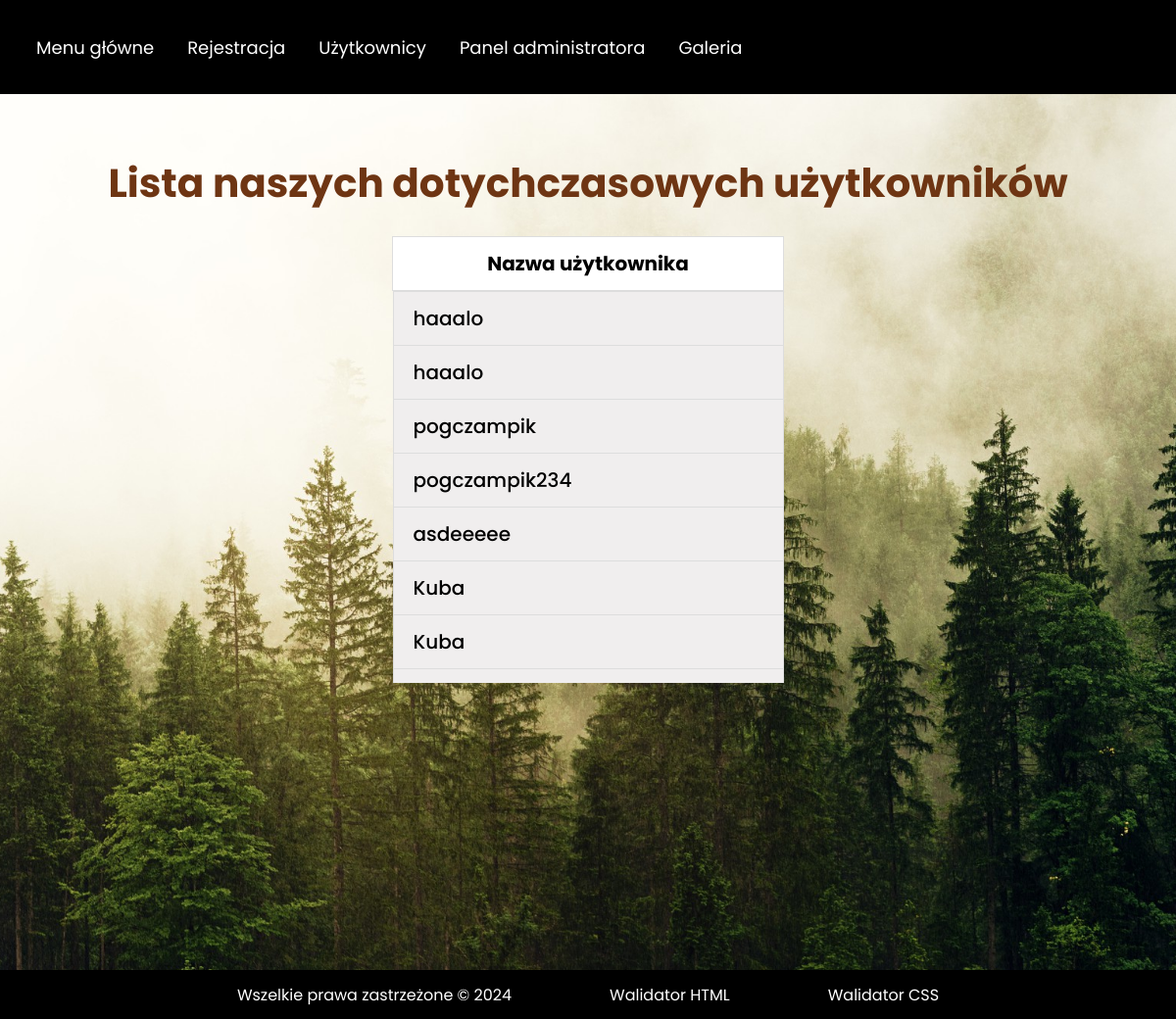
Before: /panel with the older database file.
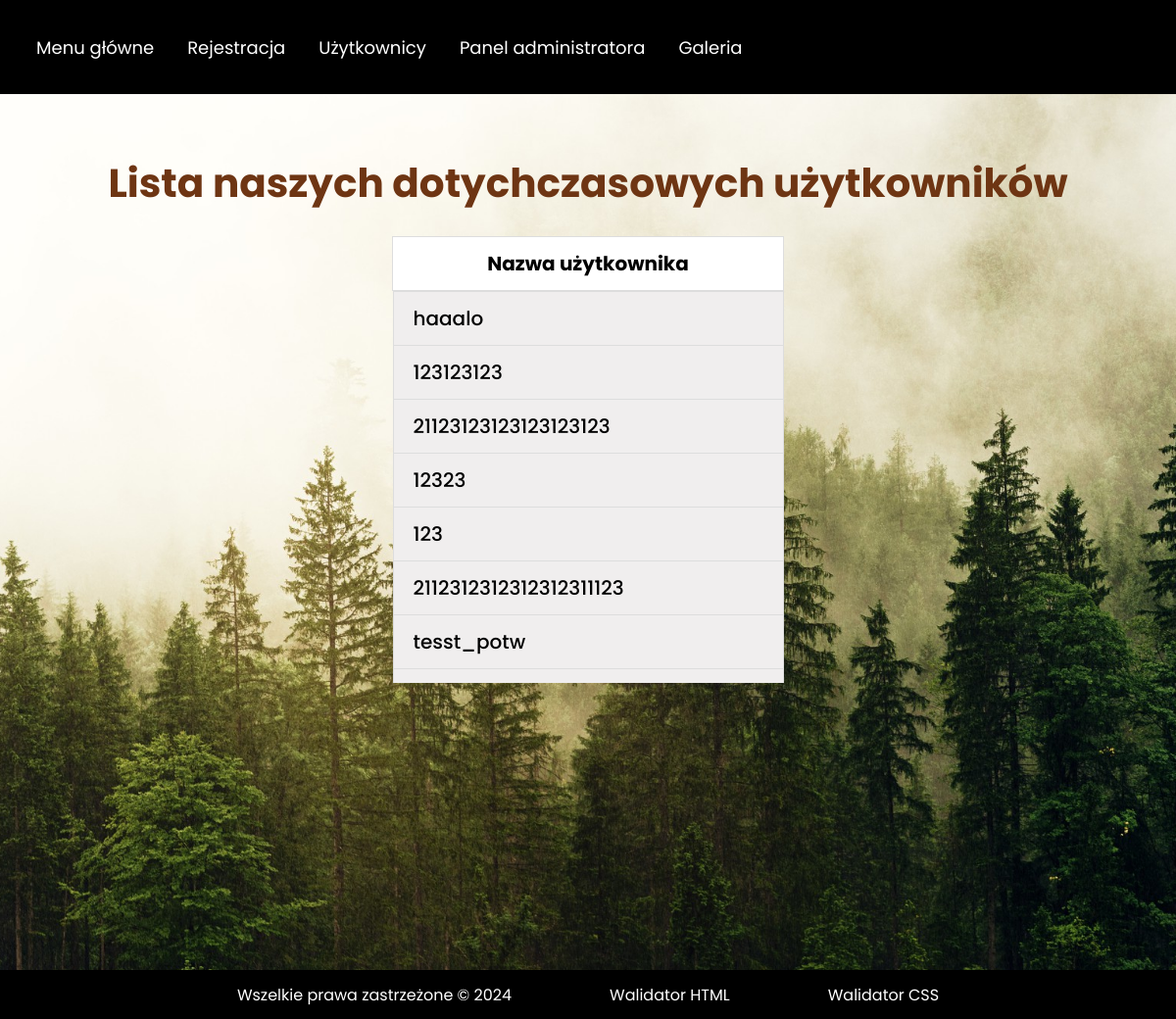
After: the same page with the newer database file.
### backend.py (models this page shows, shortened)
class User(db.Model):
    id = db.Column(db.Integer, primary_key=True)
    name = db.Column(db.String(80), nullable=False)
    email = db.Column(db.String(120), unique=True, nullable=False)
    password = db.Column(db.String(80), nullable=False)

### backend.py (the view)
@app.route('/panel')
def panel():
    users = User.query.all()  # Pobierz użytkowników z bazy danych (przykład)
    return render_template('panel.html', users=users)  # Wczytanie szablonu panel.html

### templates/panel.html (shortened to what this page needs)
<!DOCTYPE html>
<html lang="en">
  <head>
    <link rel="stylesheet" href="/static/styles.css" />
  </head>
  <body>
    <div class="container">
      <nav>
        <div class="navbar">
          <ul class="nav-links">
            <li><a href="/index">Menu główne</a></li>
            <li><a href="/formularz">Rejestracja</a></li>
            <li><a href="/panel">Użytkownicy</a></li>
            <li><a href="/admin">Panel administratora</a></li>
            <li><a href="/galeria">Galeria</a></li>
          </ul>
        </div>
      </nav>
      <div class="hero">
        <div class="h1-form">
          <h2>Lista naszych dotychczasowych użytkowników</h2>
        </div>
        <div class="table_users">
          <table>
            <thead>
              <tr>
                <th>Nazwa użytkownika</th>
              </tr>
            </thead>
            <tbody>
               {% for user in users %}
              <tr>
                <td>{{ user.name }}</td>
              </tr>
              {% endfor %}
            </tbody>
          </table>
        </div>
      </div>
      <footer class="footer_style">
        <div class="footer_item">
          <p>Wszelkie prawa zastrzeżone &copy; 2024</p>
        </div>
        <div class="footer_item">
          <a href="https://validator.w3.org/#validate_by_upload"
            >Walidator HTML</a
          >
        </div>
        <div class="footer_item">
          <a href="https://jigsaw.w3.org/css-validator/">Walidator CSS</a>
        </div>
      </footer>
    </div>
  </body>
</html>

### static/styles.css (style rules this page uses)
* { margin: 0; padding: 0; font-family: "Poppins"; box-sizing: border-box; }
body { display: flex; flex-direction: column; }
html { height: 100%; }
a { text-decoration: none; }
.container { width: 100%; min-height: 130vh; background-image: url("/static/images/green-pine-trees-covered-with-fog.jpg"); background-size: cover; background-position: center; opacity: 100%; display: flex; flex-direction: column; }
.navbar { display: flex; justify-content: space-between; align-items: center; padding: 10px 20px; background-color: black; height: 12vh; }
.nav-links { display: flex; flex-wrap: wrap; margin: 0; }
.nav-links li { list-style: none; margin: 5px 12px; }
.nav-links li a { cursor: pointer; position: relative; text-decoration: none; color: white; font-size: 18px; padding: 5px; transition: color 0.3s ease; align-items: center; }
.nav-links li a::before { content: ""; position: absolute; bottom: -10px; left: 0; width: 0%; height: 3px; background-color: brown; transition: all 0.5s; }
.hero { font-size: 25px; height: 70vh; display: flex; align-items: center; flex-direction: column; padding-top: 0%; }
.h1-form { display: flex; justify-content: center; align-items: center; padding-top: 5%; padding-bottom: 2%; color: rgb(110, 53, 19); font-size: 27px; width: 100%; }
.table_users { display: flex; justify-content: center; align-items: center; font-size: 20px; font-weight: 500; color: rgb(0, 0, 0); }
.table_users tbody { display: block; max-height: 400px; overflow-y: auto; width: 100%; }
table { width: 100%; font-size: 20px; border-collapse: collapse; min-width: 400px; }
th, td { padding: 12px 20px; text-align: left; border: 1px solid #ddd; overflow-wrap: anywhere; max-width: 200px; }
th { background-color: #ffffff; font-weight: bold; min-width: 100%; text-align: center; }
tr { background-color: #f0eeee; }
th:first-child, td:first-child { width: 20%; min-width: 50px; }
.footer_style { background-color: black; width: 100%; height: 50px; margin-top: auto; opacity: 1; z-index: 1; display: flex; align-items: center; justify-content: center; }
.footer_item { color: white; z-index: 2; display: inline-block; margin: 50px; }
.footer_item a { color: white; text-decoration: none; }
@media (max-width: 1500px) { .h1-form { text-align: center; align-items: center; } }

Changed rows visible on the page:
removed User: name "haaalo"
removed User: name "pogczampik"
removed User: name "Kuba"
added User: name "123123123"
added User: name "21123123123123123123"
changed User (number 4 of 7 on the later page): name "pogczampik234" → "12323"
changed User (number 5 of 7 on the later page): name "asdeeeee" → "123"
added User: name "2112312312312312311123"
changed User: name "Kuba" → "tesst_potw"
